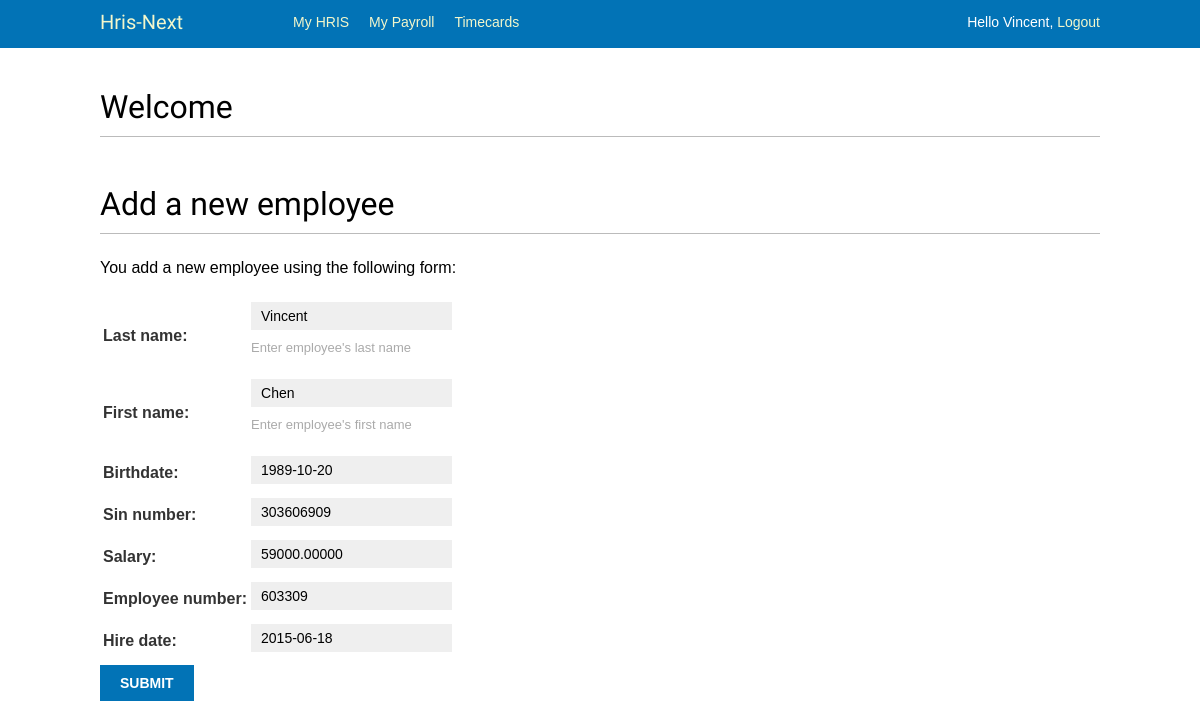
The app's page /hris/employee/2/update/ (signed in) with its own data.
### hris/models.py (models this page shows, shortened)
class Employee(models.Model):
    first_name = models.CharField(max_length=50, help_text='Enter employee\'s first name')
    last_name = models.CharField(max_length=50, help_text='Enter employee\'s last name')
    birthdate = models.DateField()
    sin_number = models.IntegerField()
    salary = models.DecimalField(max_digits = 16, decimal_places = 5)
    employee_number = models.IntegerField()
    hire_date = models.DateField()
    street_no = models.CharField(max_length=10, default=' ',help_text='Enter employee\'s address')
    street_name = models.CharField(max_length=50, default=' ',help_text='Enter employee\'s address')
    city = models.CharField(max_length=50, default=' ', help_text='Enter employee\'s address')
    post_code = models.CharField(max_length=7, default=' ',help_text='Enter employee\'s postal code')
    class Meta:
        ordering = ['last_name', 'first_name','birthdate']

### hris/views.py (the view)
# urls.py: path('employee/<int:pk>/update/', views.EmployeeUpdate.as_view(), name='employee-update'),
class EmployeeUpdate(LoginRequiredMixin, UpdateView):
    model = Employee
    fields = ('last_name','first_name', 'birthdate','sin_number','salary','employee_number','hire_date')

### hris/templates/hris/employee_form.html (shortened to what this page needs)
{% extends "base_generic.html" %}
{% block content %}
<h1> Welcome </h1>
<br>
<h1>Add a new employee</h1>
<p>You add a new employee using the following form:</p>
<form action="" method="post">
  <table>
  {{ form.as_table }}
  </table>
  <input type="submit" value="Submit">
</form>
<br>
{% endblock %}

### templates/base_generic.html (shortened to what this page needs)
{% load static %}
<!DOCTYPE html>
<html>
<head>
  <link href="{% static "css/base.css" %}" rel="stylesheet">
</head>
<body>
  <div id="header">
    <span class="logo" <a href="{% url 'hris:index' %}">Hris-Next</span>
    {% if request.user.is_authenticated %}
      <ul class="menu">
        <li {% if section == "hris" %}class="selected"{% endif %}>
          <a href="{% url "hris:index" %}">My HRIS</a>
        </li>
        <li {% if section == "payroll" %}class="selected"{% endif %}>
          <a href="{% url "payroll:index" %}">My Payroll</a>
        </li>
        <li {% if section == "timecards" %}class="selected"{% endif %}>
          <a href="{% url "timecards:allcards-list" %}"> Timecards</a>
        </li>
      </ul>
    {% endif %}
    <span class="user">
      {% if request.user.is_authenticated %}
        Hello {{ request.user.first_name }},
        <a href="{% url "logout" %}">Logout</a>
      {% else %}
        <a href="{% url "login" %}">Log-in</a>
      {% endif %}
    </span>
  </div>
  <div id="content">
    {% block content %}
    {% endblock %}
  </div>
</body>
</html>

### static/css/base.css (style rules this page uses)
body { margin:0; padding:0; font-family:helvetica, sans-serif; }
p { line-height: 1.8; }
a { color:#0273B6; text-decoration:none; }
h1, h2, h3, h4, h5 , h6 { font-family: 'Muli', sans-serif; font-weight:normal; }
h1 { border-bottom:1px solid #bbb; padding:0 0 10px 0; margin:10px 0 20px 0; }
#header { padding:10px 100px; font-size:14px; background:#0273B6; color:#fff; border-bottom:4px solid #0272B6; overflow:auto; }
#header .logo { font-family: 'Muli', sans-serif; float:left; color:#f3f7cc; font-size:20px; margin-right:10%; }
#header ul.menu { list-style:none; float:left; margin:0; padding:0; }
#header ul.menu li { float:left; padding:4px 10px; }
#header a { color:#f3f7cc; }
#header .user { float:right; padding-top:4px; }
#content { padding:30px 100px; }
form { overflow:auto; }
label { float:left; clear:both; color:#333; margin-bottom:4px; }
input, textarea { clear:both; float:left; margin:0 0 10px; background:#efefef; border:0; padding:6px 10px; font-size:14px; }
input[type=submit], a.button { font-weight:bold; background:#0273B6; color:#fff; padding:10px 20px; font-size:14px; text-transform:uppercase; }
.helptext { margin:0 0 20px 0; color:#aaa; clear:both; float:left; font-size:13px; }

### records on screen
Employee: last_name "Vincent", first_name "Chen", birthdate "1989-10-20", sin_number "303606909", salary "59000.00000", employee_number "603309", hire_date "2015-06-18"

### other values on screen
{{ request.user.first_name }} "Vincent"
